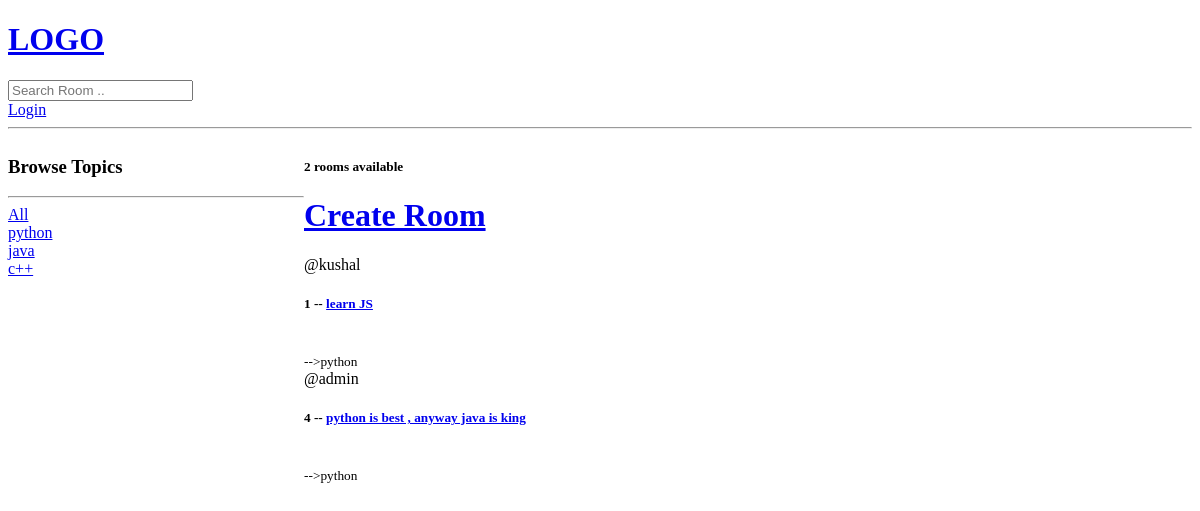
Before: /?q=python with the older database file.
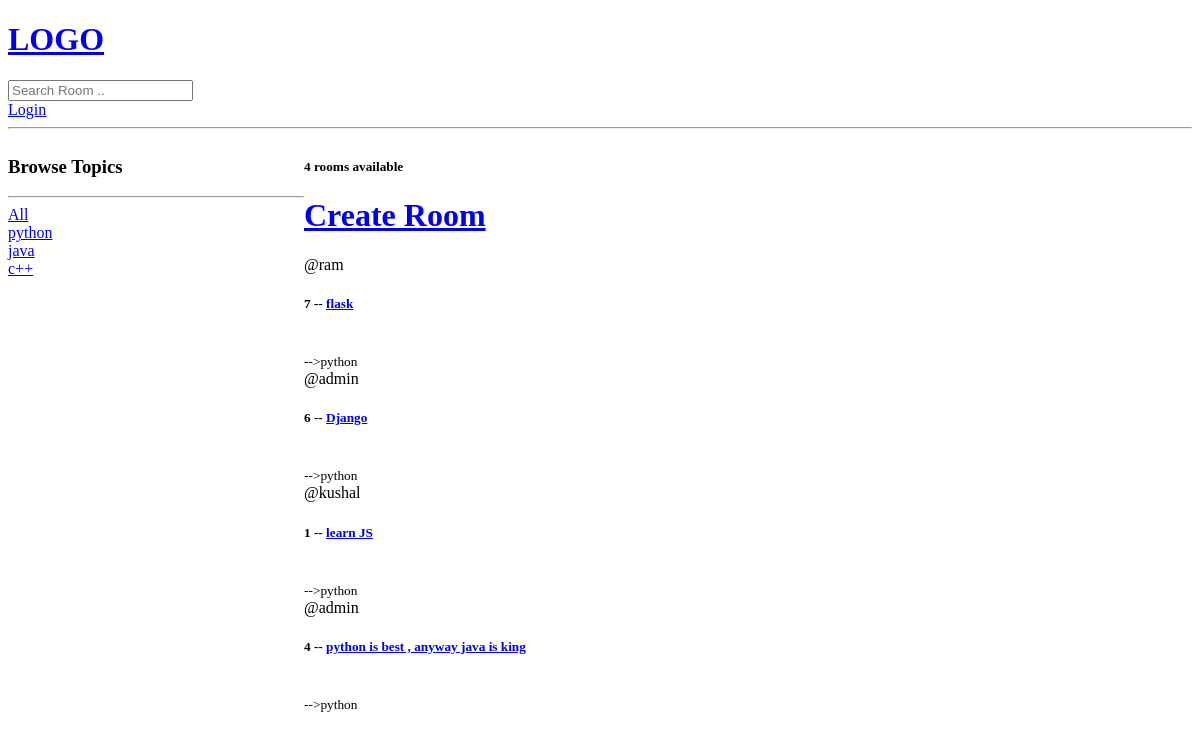
After: the same page with the newer database file.
### base/models.py (models this page shows, shortened)
class Topic(models.Model):
    name=models.CharField(max_length=200)

class Room(models.Model):
    host = models.ForeignKey(User,on_delete=models.SET_NULL,null=True)
    topic = models.ForeignKey(Topic,on_delete=models.SET_NULL,null=True)
    name=models.CharField(max_length=200)
    description=models.TextField(null=True,blank=True)
    updated=models.DateTimeField(auto_now=True)
    created = models.DateTimeField(auto_now_add=True)
    class Meta:
        ordering = ['-updated' , '-created']

### base/views.py (the view)
# urls.py: path('',views.home ,name='home'),
def home (request):
    q=request.GET.get('q') if request.GET.get('q')!=None else ''
    rooms=Room.objects.filter(
        Q(topic__name__contains=q) |
        Q (name__icontains=q)|
        Q(description__icontains=q)
        )
    topics = Topic.objects.all()
    room_count = rooms.count()
    context={'rooms':rooms,'topics':topics,'room_count':room_count}
    return render(request,'base/home.html',context)

### base/templates/base/home.html (shortened to what this page needs)
 {% extends 'main.html' %} {%block content%}
<div class="home-container">
    <div>
        <h3>Browse Topics</h3>
        <hr>
        <div>
            <a href="{% url 'home' %}">All</a>
        </div>
        {% for topic in topics %}
        <div>
            <a href="{% url 'home' %}?q={{topic.name}}"> {{topic.name}}</a>
        </div>
        {%endfor%}
    </div>
    <div>
        <h5> {{room_count}} rooms available</h5>
        <a href="{% url 'create_room' %}">
            <h1>Create Room</h1>
        </a>
        <div>
         {% for room in rooms%}
        <div>
            <span> @{{room.host.username}} </span>
            <h5>
                {{room.id}} -- <a href="{%url 'room' room.id%}"> {{room.name}} </a>
            </h5>
            <br>
            <small> -->{{room.topic.name}}</small>
        </div>
        {%endfor%}
    </div>
</div>
</div>
{% endblock %}

Changed rows visible on the page:
added Room: host.username "ram", id "7", name "flask", topic.name "python"
added Room: host.username "admin", id "6", name "Django", topic.name "python"
Other visible differences:
{{ room_count }}: "2" → "4"
